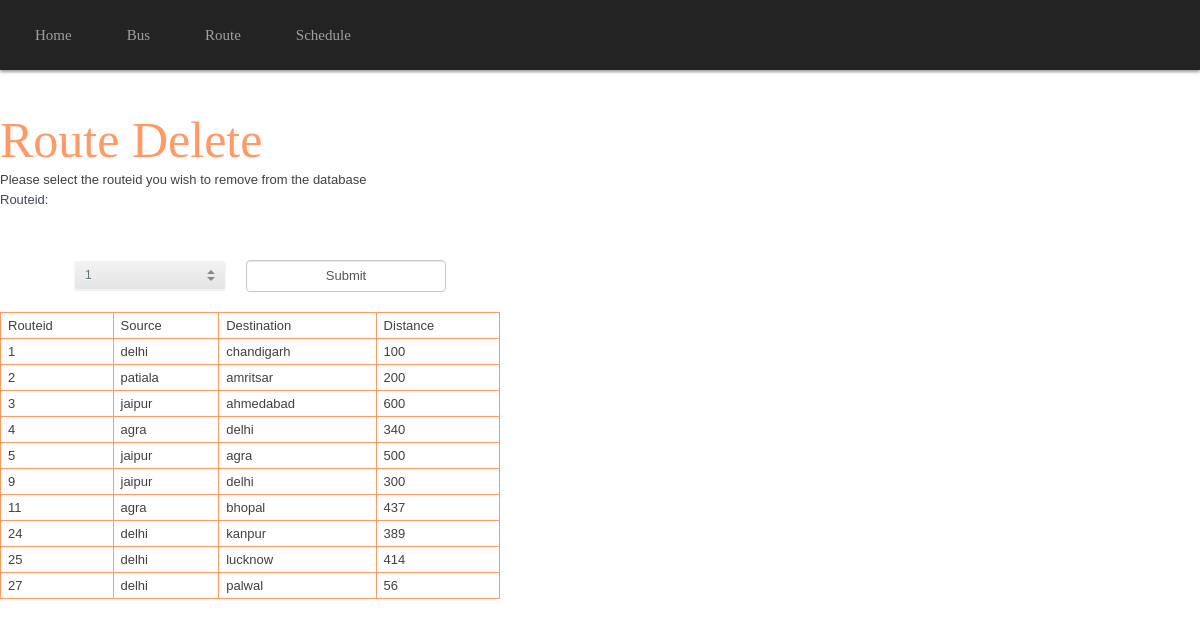
Page /admin/routedel.php (signed in) on the committed database.
### tables this page shows
CREATE TABLE IF NOT EXISTS `route` (
  `routeid` int(11) NOT NULL AUTO_INCREMENT,
  `source` varchar(40) NOT NULL,
  `destination` varchar(40) NOT NULL,
  `distance` int(11) DEFAULT NULL,
  PRIMARY KEY (`routeid`)
);

### admin/routedel.php (the view, shortened to what this page needs)
<html>
<head>
<link href="menu.css" rel="stylesheet">
<link href="form.css" rel="stylesheet">
<link href="css/style.css" rel="stylesheet">
</head>
<body>
<div id='cssmenu'>
<ul>
   <li class='active'><a href='adminindex.php'><span>Home</span></a></li>
   <li class='has-sub'><a href='#'><span>Bus</span></a>
   </li>
   <li><a href='#'><span>Route</span></a>
      </li>
   <li class='last'><a href='#'><span>Schedule</span></a> </li>
</ul>
</div>
<br><br><br>
<h1 class="serif">Route Delete</h1>
<br>
<p>Please select the routeid you wish to remove from the database</p>
<?php
require 'login.php';
$con=mysqli_connect("$host", "$username", "$password","$db_name")or die("cannot connect");
$result = mysqli_query($con,"SELECT routeid FROM route");
echo"<form action='rdbdel.php' method='post'>";
echo"<label for='type'>Routeid:</label>";
echo"<section class='container'>
    <div class='dropdown'>
      <select name='type' class='dropdown-select'>";
while($row = mysqli_fetch_array($result))
  {	$i=$row['routeid'];
echo "<option value=\"".$i."\" >".$i."</option>";
  }
  	echo "</select>;
    </div>";
	echo"<input type='submit' name='Submit' value='Submit' />";
	echo "</form>";
?>
<?php
require 'login.php';
$con=mysqli_connect("$host", "$username", "$password","$db_name")or die("cannot connect");
$query = "select * from route";
$result = mysqli_query($con,$query) or die('Query "' . $query . '" failed: ' . mysql_error());
echo "<table border='1' id='ref'>
        <tr>
            <td><b>Routeid</b></td>
            <td><b>Source</b></td>
            <td><b>Destination</b></td>
            <td><b>Distance</b></td>
        </tr>";
            while($row = mysqli_fetch_array($result))
			{
            echo "<tr>
                    <td>".$row['routeid']."</td>
                    <td>".$row['source']."</td>
                    <td>".$row['destination']."</td>
                    <td>".$row['distance']."</td>
                </tr>";
            }
echo "</table>";
?>
</body>
</html>

### admin/menu.css (style rules this page uses)
h1.serif { font-family:"Lucida Console",Times,serif;text-align:left;font-size:50px;color:#F96 }
#cssmenu ul { margin: 0; padding: 0; }
#cssmenu li { margin: 0; padding: 0; }
#cssmenu a { margin: 0; padding: 0; }
#cssmenu ul { list-style: none; }
#cssmenu a { text-decoration: none; }
#cssmenu { height: 70px; background-color: #232323; box-shadow: 0px 2px 3px rgba(0, 0, 0, 0.4); width: auto; }
#cssmenu > ul > li { float: left; margin-left: 15px; position: relative; }
#cssmenu > ul > li > a { color: #a0a0a0; font-family: Verdana, 'Lucida Grande'; font-size: 15px; line-height: 70px; padding: 15px 20px; -webkit-transition: color .15s; -moz-transition: color .15s; -o-transition: color .15s; transition: color .15s; }

### admin/form.css (style rules this page uses)
form { background: linear-gradient(top, #fff, #f8f8f8); border: 1px solid #d0d2d5; border-bottom: 1px solid #bebfc2; border-radius: 4px; margin: 0 0 20px 0; padding: 20px; width: 212px; }
label { color: #404853; display: block; font-weight: bold; }
input { background: #fff; border: 1px solid #c6c9cc; border-radius: 4px; box-shadow: inset 0 1px 1px rgba(0, 0, 0, 0.1), 0 1px 0 #fff; color: #555; font: 13px/20px 'Droid Sans', Arial, 'Helvetica Neue', 'Lucida Grande', sans-serif; margin: 0 0 20px 0; padding: 5px; width: 200px; }

### admin/css/style.css (style rules this page uses)
html, body, div, span, applet, object, iframe, h1, h2, h3, h4, h5, h6, p, blockquote, pre, a, abbr, acronym, address, big, cite, code, del, dfn, em, img, ins, kbd, q, s, samp, small, strike, strong, sub, sup, tt, var, b, u, i, center, dl, dt, dd, ol, ul, li, fieldset, form, label, legend, table, caption, tbody, tfoot, thead, tr, th, td, article, aside, canvas, details, embed, figure, figcaption, footer, header, hgroup, menu, nav, output, ruby, section, summary, time, mark, audio, video { margin: 0; padding: 0; border: 0; font-size: 100%; font: inherit; vertical-align: baseline; }
article, aside, details, figcaption, figure, footer, header, hgroup, menu, nav, section { display: block; }
body { line-height: 1; }
ol, ul { list-style: none; }
table { border-collapse: collapse; border-spacing: 0; }
body { font: 13px/20px 'Lucida Grande', Tahoma, Verdana, sans-serif; color: #404040; background: #FFF; }
.container { margin: 50px auto; width: 500px; text-align: center; }
.container > .dropdown { margin: 0 20px; vertical-align: top; }
.dropdown { display: inline-block; position: relative; overflow: hidden; height: 28px; width: 150px; background: #f2f2f2; border: 1px solid; border-color: white #f7f7f7 #f5f5f5; border-radius: 3px; background-image: -webkit-linear-gradient(top, transparent, rgba(0, 0, 0, 0.06)); background-image: -moz-linear-gradient(top, transparent, rgba(0, 0, 0, 0.06)); background-image: -o-linear-gradient(top, transparent, rgba(0, 0, 0, 0.06)); background-image: linear-gradient(to bottom, transparent, rgba(0, 0, 0, 0.06)); -webkit-box-shadow: 0 1px 1px rgba(0, 0, 0, 0.08); box-shadow: 0 1px 1px rgba(0, 0, 0, 0.08); }
.dropdown:before, .dropdown:after { content: ''; position: absolute; z-index: 2; top: 9px; right: 10px; width: 0; height: 0; border: 4px dashed; border-color: #888 transparent; pointer-events: none; }
.dropdown:before { border-bottom-style: solid; border-top: none; }
.dropdown:after { margin-top: 7px; border-top-style: solid; border-bottom: none; }
.dropdown-select { position: relative; width: 130%; margin: 0; padding: 6px 8px 6px 10px; height: 28px; line-height: 14px; font-size: 12px; color: #62717a; text-shadow: 0 1px white; background: #f2f2f2; background: rgba(0, 0, 0, 0) !important; border: 0; border-radius: 0; -webkit-appearance: none; }
.dropdown-select > option { margin: 3px; padding: 6px 8px; text-shadow: none; background: #f2f2f2; border-radius: 3px; cursor: pointer; }

### admin/routedel.php (style rules this page uses)
h1.serif { font-family:"Lucida Console",Times,serif;text-align:left;font-size:50px;color:#F96 }
#ref { font-family:"Trebuchet MS", Arial, Helvetica, sans-serif; width:100%; border-collapse:collapse; }
#ref td, #ref th { font-size:1em; border:1px solid #F96; padding:3px 7px 2px 7px; }

### rows in the picture
route: routeid "1", source "delhi", destination "chandigarh", distance "100"
route: routeid "2", source "patiala", destination "amritsar", distance "200"
route: routeid "3", source "jaipur", destination "ahmedabad", distance "600"
route: routeid "4", source "agra", destination "delhi", distance "340"
route: routeid "5", source "jaipur", destination "agra", distance "500"
route: routeid "9", source "jaipur", destination "delhi", distance "300"
route: routeid "11", source "agra", destination "bhopal", distance "437"
route: routeid "24", source "delhi", destination "kanpur", distance "389"
route: routeid "25", source "delhi", destination "lucknow", distance "414"
route: routeid "27", source "delhi", destination "palwal", distance "56"

### other values in the picture
form field type "1"
